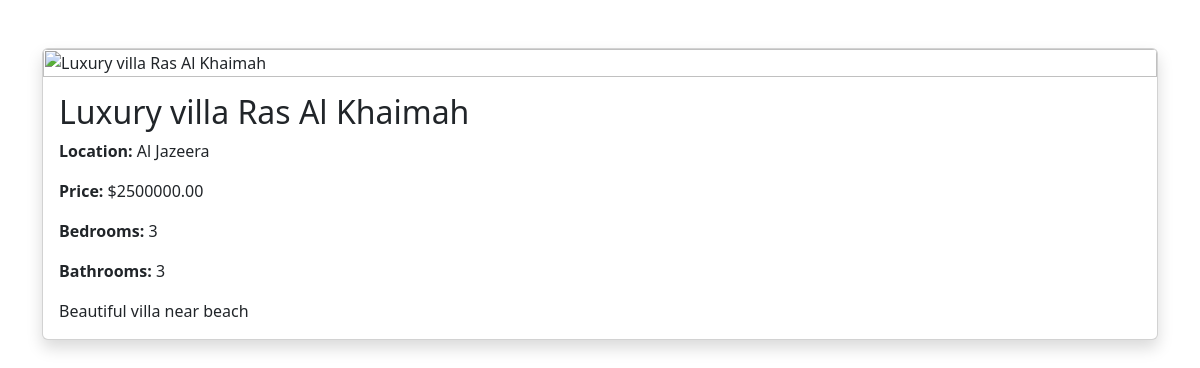
Page /listings/luxury-villa-ras-al-khaimah/ on the committed database.
### listings/models.py (models this page shows, shortened)
class Property(models.Model):
    title = models.CharField(max_length=200)
    slug = models.SlugField(unique=True, blank=True)
    description = models.TextField()
    price = models.DecimalField(max_digits=12,decimal_places=2)
    location = models.CharField(max_length=200)
    bedrooms = models.IntegerField()
    bathrooms = models.IntegerField()
    image = CloudinaryField('image', blank=True, null=True)  # <-- CloudinaryField instead of ImageField
    listed_by = models.ForeignKey(User, on_delete=models.CASCADE)
    created_at = models.DateTimeField(auto_now_add=True)

### listings/views.py (the view)
# urls.py: path('listings/<slug:slug>/',views.property_detail, name='property_detail'),
def property_detail(request, slug):
    property = get_object_or_404(Property, slug=slug)
    context = {'property' : property}
    return render(request, 'listings/property_detail.html', context)

### listings/templates/listings/property_detail.html (shortened to what this page needs)
{% load static %}
<link rel="stylesheet" href="{% static 'listings/css/style.css' %}">
<!DOCTYPE html>
<html lang="en">
<head>
    <link href="https://cdn.jsdelivr.net/npm/bootstrap@5.3.2/dist/css/bootstrap.min.css" rel="stylesheet">
</head>
<body>
<div class="container mt-5">
    <div class="card mb-4 shadow">
        <img src="{{ property.image.url }}" class="card-img-top" alt="{{ property.title }}">
        <div class="card-body">
            <h2 class="card-title">{{ property.title }}</h2>
            <p class="card-text"><strong>Location:</strong> {{ property.location }}</p>
            <p class="card-text"><strong>Price:</strong> ${{ property.price }}</p>
            <p class="card-text"><strong>Bedrooms:</strong> {{ property.bedrooms }}</p>
            <p class="card-text"><strong>Bathrooms:</strong> {{ property.bathrooms }}</p>
            <p class="card-text">{{ property.description }}</p>
        </div>
    </div>
</div>
</body>
</html>

### rows in the picture
Property: title "Luxury villa Ras Al Khaimah", location "Al Jazeera", price "2500000.00", bedrooms "3", bathrooms "3", description "Beautiful villa near beach"
